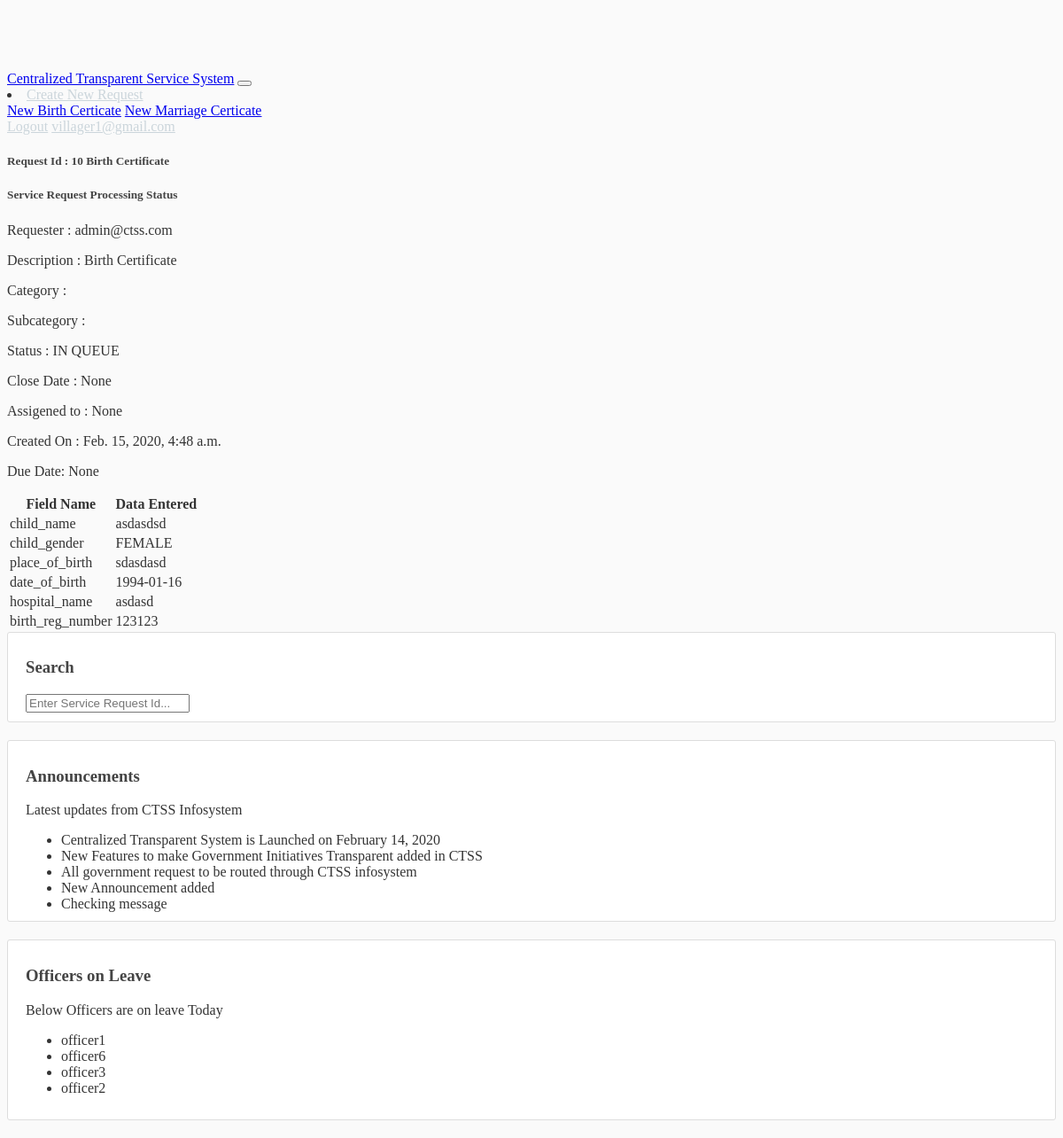
Page /ticket/10/ (signed in) on the committed database.
### allusers/models.py (models this page shows, shortened)
class allUser(AbstractBaseUser, PermissionsMixin):
    username = models.CharField(max_length=100, unique=True)
    first_name = models.CharField(max_length=150, blank=True)
    last_name = models.CharField(max_length=150, blank=True)
    email = models.EmailField(max_length=255, unique=True)
    is_staff = models.BooleanField(default=False)
    is_admin = models.BooleanField(default=False)
    is_public = models.BooleanField(default=True)
    is_superuser = models.BooleanField(default=False)
    date_joined = models.DateTimeField(('date joined'), auto_now_add=True)
    manager = models.ForeignKey('self', null=True, related_name="department_head", on_delete=models.DO_NOTHING, blank=True)
    role = models.CharField(max_length=50, choices=ROLES, default='PUBLIC')
    USERNAME_FIELD = 'email'
    REQUIRED_FIELDS = ['username', ]
    objects = UserManager()

class Announcement(models.Model):
    text = models.CharField('announcement', max_length=255)

class LeaveOfficer(models.Model):
    officer_on_leave = models.ForeignKey(allUser, null=True, related_name="officer_leave", on_delete=models.DO_NOTHING, blank=True)
    def __str__(self):
        return f"{self.officer_on_leave.username }"

### ticket/models.py (models this page shows, shortened)
class ServiceRequest(models.Model):
    owner = models.ForeignKey(allUser, related_name='owner', blank=True, null=True, verbose_name='Owner', on_delete=models.DO_NOTHING)
    description = models.CharField('description', blank=True, null=True, max_length=255)
    category = models.ForeignKey(Category, related_name="category", blank=True, null=True, on_delete=models.DO_NOTHING)
    status = models.CharField('Status', choices=STATUS_CHOICES,
                              max_length=255, blank=True, null=True, default="IN QUEUE")
    closed_date = models.DateTimeField(blank=True, null=True)
    assigned_to = models.ForeignKey(allUser, related_name='assigned_to', blank=True,
                                    null=True, verbose_name='Assigned to', on_delete=models.DO_NOTHING)
    created = models.DateTimeField(auto_now_add=True)
    updated = models.DateTimeField(auto_now=True)
    duedate = models.DateTimeField(null=True, blank=True)
    extra = models.TextField('extra', null=True, blank=True)

### ticket/views.py (the view, shortened to what this page needs)
# urls.py: path('ticket/<int:num>/', views.ticketinfo, name="showticketinfo"),
def ticketinfo(request, num):
    if request.user.is_authenticated:
        service_request_object = get_object_or_404(ServiceRequest, pk=num)
        if request.user.role == 'PUBLIC':
            setattr(service_request_object, 'data',json.loads(service_request_object.extra))
            context = { 'service_request': service_request_object,
                        'announcements': Announcement.objects.all(),
                        'leave_officers': LeaveOfficer.objects.all()
                        }
            return render(request, 'ticket/item.html', context=context)
    else:
        messages.warning(request, f'You donot have the permission to view the request')
        return render(request, 'ticket/edit.html', context={})

### ticket/templates/ticket/item.html (shortened to what this page needs)
{% extends "base.html" %}
{% block content %}
<div class="container">
<div class="col ml-4 mr-4">
    <div class="card m-2">
        <div class="card-header">
            <h5><span class="badge badge-pill badge-warning">Request Id : {{ service_request.id }}</span>
                {{ service_request.description }}</h5>
        </div>
        <div class="card-body">
            <div class="card border-light mb-3">
                <h5><div class="card-header bg-success text-light">Service Request Processing Status</div></h5>
                <div class="card-body">
                    <div class="row">
                        <div class="col-sm"><p class="card-text">Requester : {{ service_request.owner }}</p></div>
                        <div class="col-sm"><p class="card-text">Description : {{ service_request.description }}</p></div>
                    </div>
                    <div class="row">
                        <div class="col-sm"><p class="card-text">Category : {{ service_request.category.name }}</p></div>
                        <div class="col-sm"><p class="card-text">Subcategory : {{ service_request.category.subcategory }}</p></div>
                    </div>
                    <div class="row">
                        <div class="col-sm"><p class="card-text">Status : {{ service_request.status }}</p></div>
                        <div class="col-sm"><p class="card-text">Close Date : {{ service_request.closed_date }}</p></div>
                    </div>
                    <div class="row">
                        <div class="col-sm"><p class="card-text">Assigened to : {{ service_request.assigned_to }}</p></div>
                        <div class="col-sm"><p class="card-text">Created On :  {{ service_request.created }}</p></div>
                    </div>
                    <div class="row">
                        <div class="col-sm"><p class="card-text">Due Date: {{ service_request.duedate }}</p></div>
                    </div>
                </div>
            </div>
            <table class="table table-striped table-bordered">
                <thead class="table-primary">
                    <tr>
                        <th scope="col">Field Name </th>
                        <th scope="col">Data Entered</th>
                    </tr>
                </thead>
                <tbody>
                    {% for key, value in service_request.data.items %}
                    <tr>
                        <td>{{ key }}</td>
                        <td>{{ value }}</td>
                    </tr>
                    {% endfor %}
                </tbody>
            </table>
        </div>
    </div>
</div>
</div>
{% endblock content %}

### allusers/templates/base.html (shortened to what this page needs)
{% load static %}
<!DOCTYPE html>
<html>
<head>
    <link rel="stylesheet"
        href="https://unpkg.com/bootstrap-material-design@4.1.1/dist/css/bootstrap-material-design.min.css"
>
    <link href="//netdna.bootstrapcdn.com/font-awesome/3.2.1/css/font-awesome.css" rel="stylesheet">
    <link rel="stylesheet" type="text/css" href="{% static 'main.css' %}">
</head>
<body>
    <header class="site-header">
        <nav class="navbar navbar-expand-md navbar-dark bg-primary fixed-top">
            <div class="container">
                <a class="navbar-brand mr-4" href="{% url 'home' %}">Centralized Transparent Service System</a>
                <button class="navbar-toggler" type="button" data-toggle="collapse" data-target="#navbarToggle"
                    aria-controls="navbarToggle" aria-expanded="false" aria-label="Toggle navigation">
                </button>
                <div class="collapse navbar-collapse" id="navbarToggle">
                    <div class="navbar-nav ml-auto">
                        <li class="nav-item dropdown">
                            <a class="nav-link dropdown-toggle btn btn-outline-info" href="#" id="navbarDropdown" role="button" data-toggle="dropdown"
                                aria-haspopup="true" aria-expanded="false">
                                Create New Request
                            </a>
                            <div class="dropdown-menu" aria-labelledby="navbarDropdown">
                                <a class="dropdown-item" href="/addbirthcertificate">New Birth Certicate</a>
                                <a class="dropdown-item" href="/addmarriagecertificate">New Marriage Certicate</a>
                            </div>
                        </li>
                    </div>
                    <div class="navbar-nav ml-auto">
                        {% if user.is_authenticated %}
                        <a class="nav-item nav-link" href="{% url 'logout' %}">Logout</a>
                        <a class="nav-item nav-link" href="#"> {{ request.user.email }}</a>
                        {% else %}
                        <a class="nav-item nav-link" href="{% url 'login' %}">Login</a>
                        <a class="nav-item nav-link" href="{% url 'register' %}">Register</a>
                        {% endif %}
                    </div>
                </div>
            </div>
        </nav>
    </header>
    <main role="main" class="container">
        <div class="row">
            <div class="col-md-9">
                {% block content %}
                {% endblock %}
            </div>
            <div class="col-md-3">
                <div class="content-section">
                    <h3>Search </h3>
                    <form action="{% url 'search' %}" method="get">
                        <input name="q" type="number" placeholder="Enter Service Request Id...">
                    </form>
                </div>
                <div class="content-section">
                    <h3>Announcements</h3>
                    <p class='text-muted'> Latest updates from CTSS Infosystem</p>
                        <ul class="list-group list-group-flush">
                        {% for announcement in announcements %}
                            <li class="list-group-item list-group-item-info m-1">{{ announcement.text }} </li>
                        {% endfor %}
                        </ul>
                </div>
                <div class="content-section">
                    <h3>Officers on Leave</h3>
                    <p class='text-muted'> Below Officers are on leave Today</p>
                        <ul class="list-group list-group-flush">
                        {% for officer in leave_officers %}
                            <li class="list-group-item list-group-item-danger m-1">{{ officer }}</li>
                        {% endfor %}
                        </ul>
                </div>
            </div>
        </div>
    </main>
</body>
</html>

### ticket/static/main.css (style rules this page uses)
body { background: #fafafa; color: #333333; margin-top: 5rem; }
h1, h2, h3, h4, h5, h6 { color: #444444; }
ul { margin: 0; }
.site-header .navbar-nav .nav-link { color: #cbd5db; }
.content-section { background: #ffffff; padding: 10px 20px; border: 1px solid #dddddd; border-radius: 3px; margin-bottom: 20px; }

### rows in the picture
allUser: user.email "villager1@gmail.com"
ServiceRequest: id "10", description "Birth Certificate", owner "admin@ctss.com", status "IN QUEUE", closed_date "None", assigned_to "None", created "Feb. 15, 2020, 4:48 a.m.", duedate "None"
Announcement: text "Centralized Transparent System is Launched on February 14, 2020"
Announcement: text "New Features to make Government Initiatives Transparent added in CTSS"
Announcement: text "All government request to be routed through CTSS infosystem"
Announcement: text "New Announcement added"
Announcement: text "Checking message"
LeaveOfficer: officer_on_leave.username "officer1"
LeaveOfficer: officer_on_leave.username "officer6"
LeaveOfficer: officer_on_leave.username "officer3"
LeaveOfficer: officer_on_leave.username "officer2"

### other values in the picture
{{ key }} "child_name" "child_gender" "place_of_birth" "date_of_birth" "hospital_name" "birth_reg_number"
{{ value }} "asdasdsd" "FEMALE" "sdasdasd" "1994-01-16" "asdasd" "123123"
